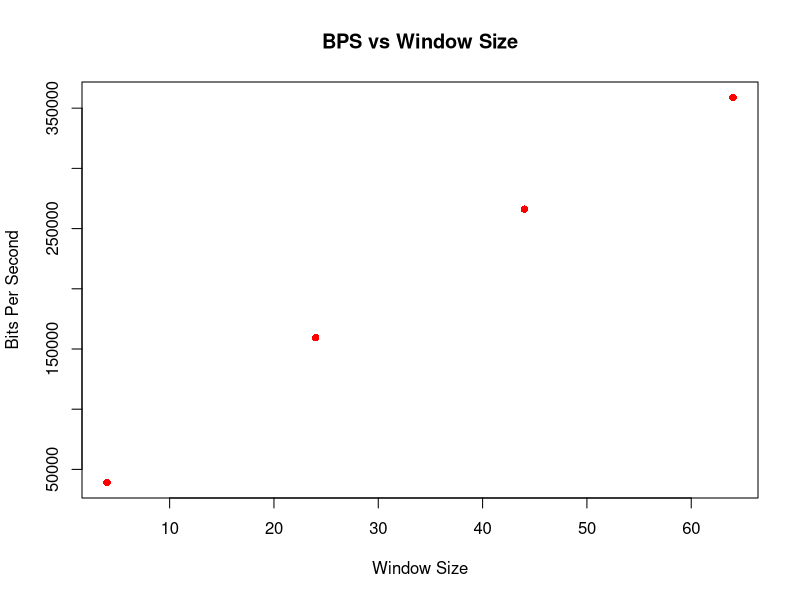
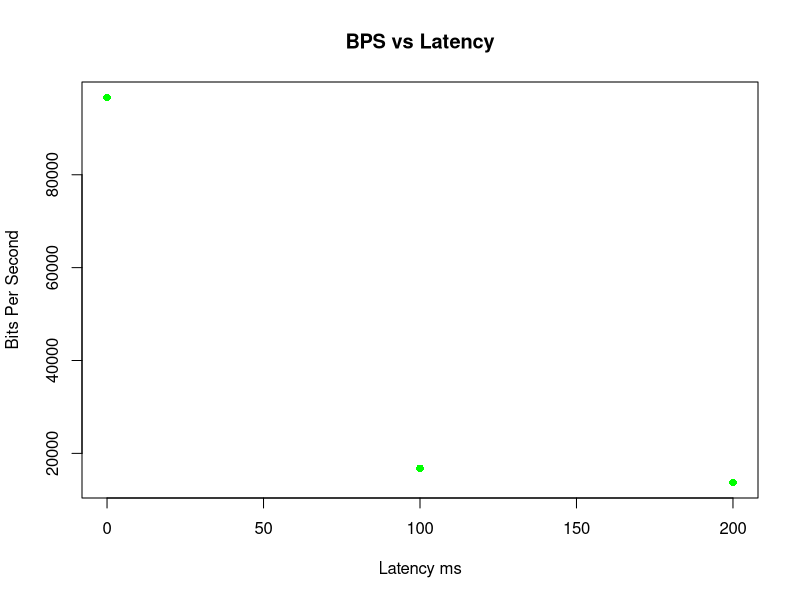
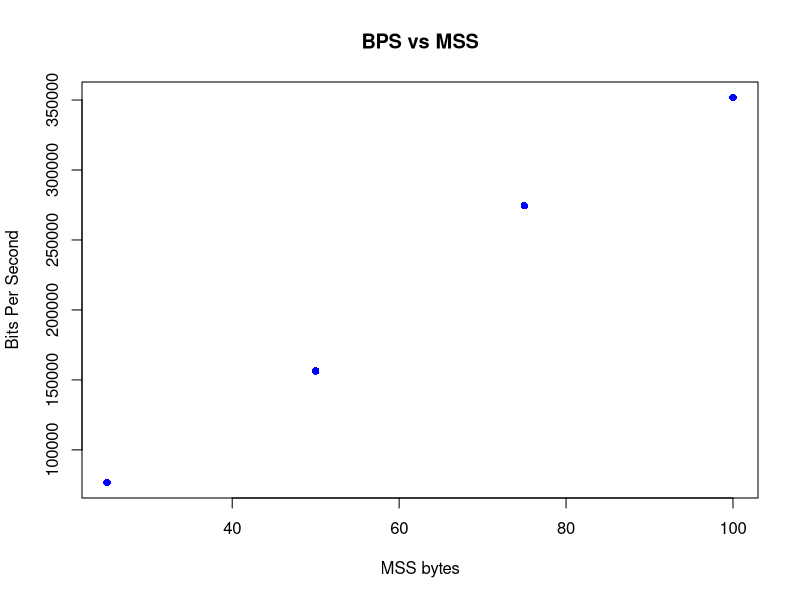
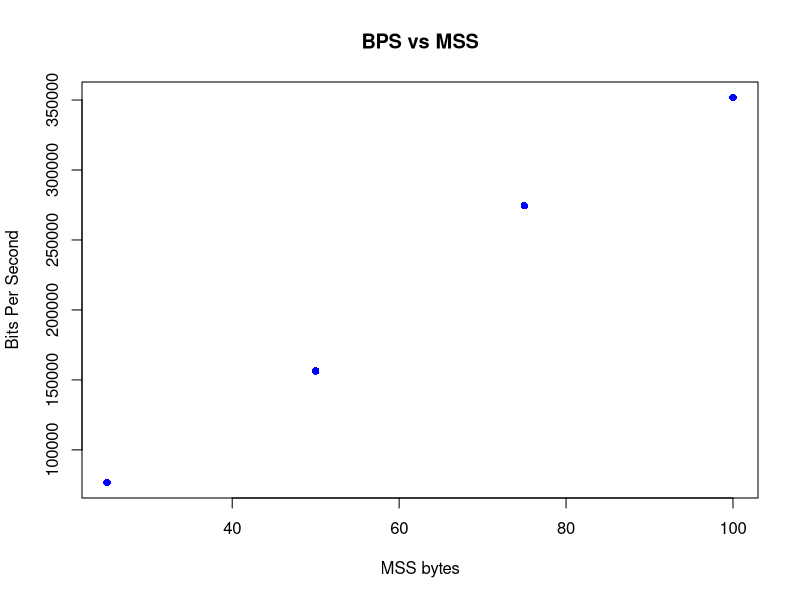

The R source for these figures, in order:
library(gridExtra)

data_1k = read.csv("../data/1k_results.txt")
data_100k = read.csv("../data/100k_1_results.txt")

# Aggregate the bits per second and the window size
data_1k_ag = aggregate(bps~window, data_1k, mean)
data_100k_ag = aggregate(bps~window, data_100k, mean)

# Create the plots
png("100k_window.png", width=600, height=500)
plot(bps~window, data_100k_ag, main="BPS vs Window Size", xlab="Window Size", 
	ylab="Bits Per Second", col="red", pch=16)
dev.off()

# Aggregate the bits per second and the latency
data_100k_ag = aggregate(bps~latency, data_100k, mean)
data_1k_ag = aggregate(bps~latency, data_1k, mean)

# Create the plots
png("1k_lateny.png", width=600, height=500)
plot(bps~latency, data_1k_ag, main="BPS vs Latency", xlab="Latency ms", 
	ylab="Bits Per Second", col="green", pch=16)
dev.off()

# Aggregate the bits per second and the MSS
data_100k_ag = aggregate(bps~mss, data_100k, mean)

# Create the plots
png("100k_mss.png", width=600, height=500)
plot(bps~mss, data_100k_ag, main="BPS vs MSS", xlab="MSS bytes", 
	ylab="Bits Per Second", col="blue", pch=16)
dev.off()

# Aggregate the bits per second and the drop percentage
data_100k_ag = aggregate(bps~mss, data_100k, mean)

# Create the plots
png("100k_mss.png", width=600, height=500)
plot(bps~mss, data_100k_ag, main="BPS vs MSS", xlab="MSS bytes", 
	ylab="Bits Per Second", col="blue", pch=16)
dev.off()